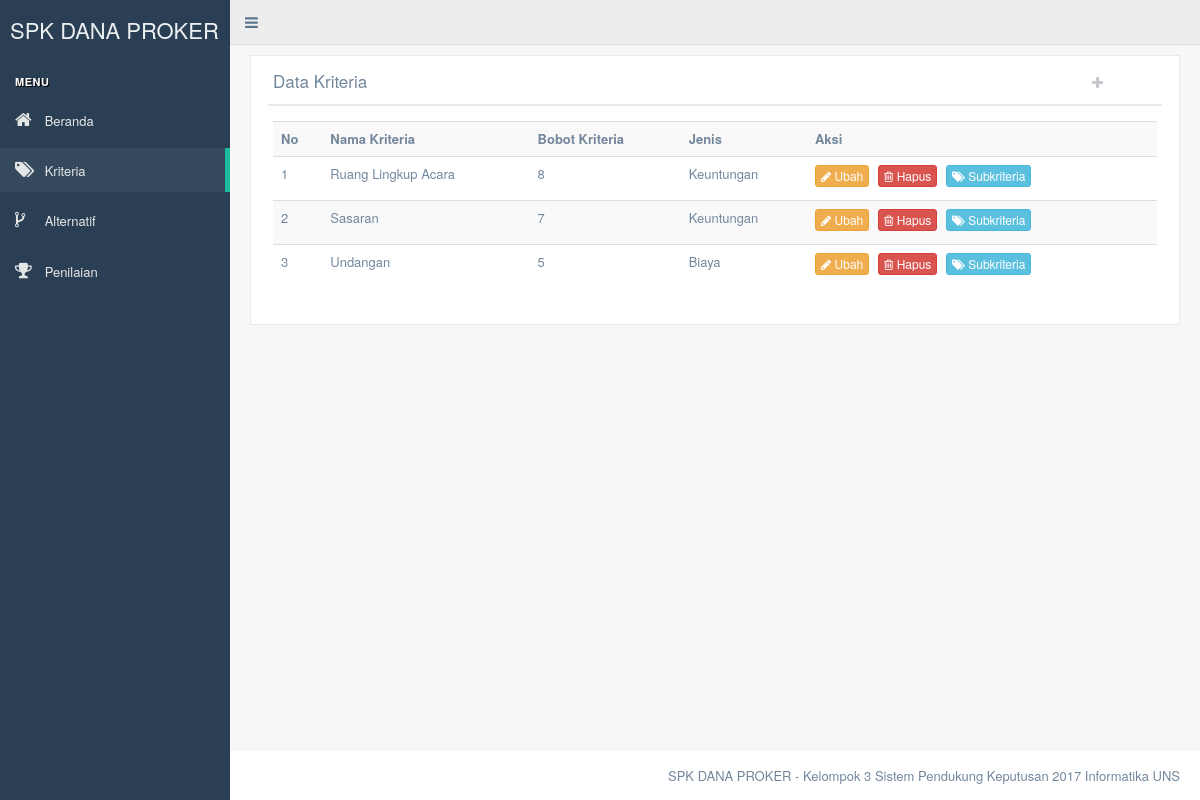
Page /kriteria.php on the committed database.
### tables this page shows
CREATE TABLE `kriteria` (
  `id` int(2) NOT NULL,
  `nama` varchar(25) NOT NULL,
  `bobot` int(2) NOT NULL,
  `jenis` varchar(10) NOT NULL
);

### crud_kriteria.php (the view, shortened to what this page needs)
<?php
	require 'koneksi.php';
	function get_kriteria() {
		global $koneksi;
		$sql = "SELECT * FROM kriteria";
		$query = mysqli_query($koneksi, $sql);
		if(mysqli_num_rows($query) == 0) {
			echo "Belum ada kriteria";
		} else {
?>
			<table class="table table-striped">
				<tr>
					<th>No</th>
					<th>Nama Kriteria</th>
					<th>Bobot Kriteria</th>
					<th>Jenis</th>
					<th>Aksi</th>
				</tr>
<?php
			$no = 1;
			while($row = mysqli_fetch_assoc($query)) {
?>
				<tr>
					<td><?php echo $no; ?></td>
					<td><?php echo $row['nama']; ?></td>
					<td><?php echo $row['bobot']; ?></td>
					<td><?php echo $row['jenis']; ?></td>
					<td>
						<a class="btn btn-warning btn-xs" data-toggle="modal" data-placement="right" data-target="#modal_ubah_kriteria_<?php echo $row['id']; ?>"><i class="fa fa-pencil"></i> Ubah</a>
						<a class="btn btn-danger btn-xs" data-toggle="modal" data-placement="right" data-target="#modal_hapus_kriteria_<?php echo $row['id']; ?>"><i class="fa fa-trash-o"></i> Hapus</a>
						<a href="subkriteria.php?id=<?php echo $row['id']; ?>" class="btn btn-info btn-xs"><i class="fa fa-tags"></i> Subkriteria</a>
					</td>
				</tr>
<?php
				$no++;
			}
?>
			</table>
<?php
		}
	}
?>

### rows in the picture
kriteria: nama "Ruang Lingkup Acara", bobot "8", jenis "Keuntungan"
kriteria: nama "Sasaran", bobot "7", jenis "Keuntungan"
kriteria: nama "Undangan", bobot "5", jenis "Biaya"
